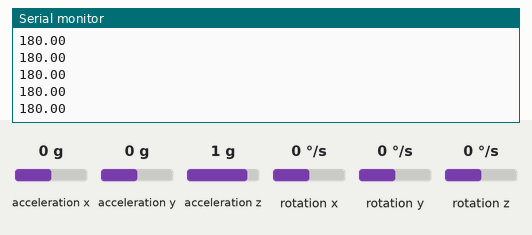
A sketch run on a simulated Arduino Uno, built for the host (arithmetic inside an expression is 32-bit, double 64-bit). Shown: the last lines printed to the serial monitor. The test bench sets the inputs (shaded band); at power-on: rotation y 0 °/s, acceleration y 0 g, acceleration x 0 g, acceleration z 1 g, rotation x 0 °/s, rotation z 0 °/s.

Above: at 1.2 s.
1.3 s: rotation y set to -192 °/s
At 2.52 s:
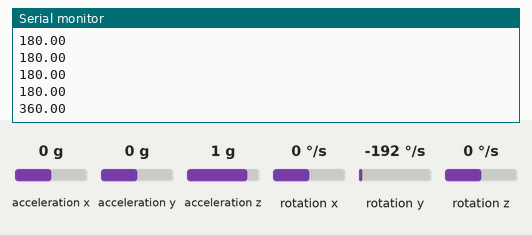
2.8 s: acceleration y set to -1.4 g
At 2.82 s:
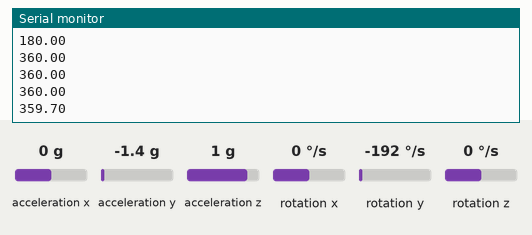
4.3 s: acceleration x set to -1.4 g
At 4.33 s:
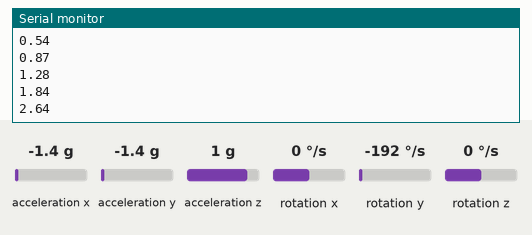
5.8 s: acceleration z set to -1.4 g
At 5.84 s:
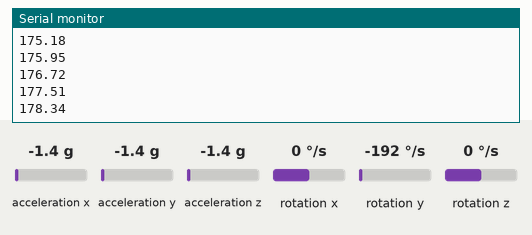
7.3 s: rotation x set to -192 °/s
At 7.35 s:
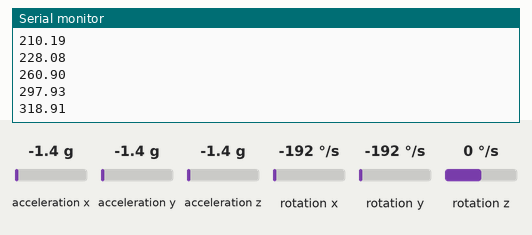
Timing chart, 0 to 9.8 s (numbered marks = the images above; inputs shaded):
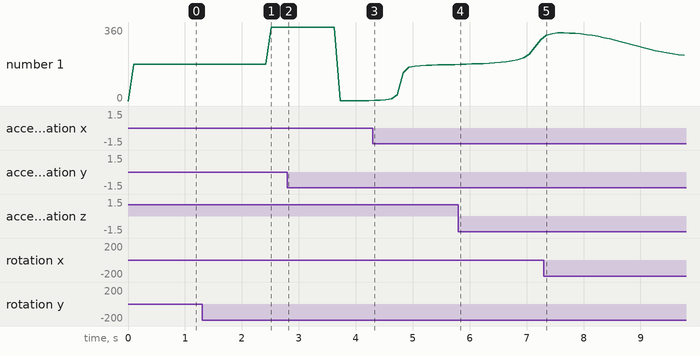

The sketch:

prueba_angulo.ino
```cpp
#include <CurieIMU.h>
#include <MadgwickAHRS.h>

Madgwick filter;
unsigned long microsPerReading, microsPrevious;
unsigned long micros_inicio;

float get_motion(){
    int aix, aiy, aiz;
    int gix, giy, giz;
    float ax, ay, az;
    float gx, gy, gz;
    float heading;
    unsigned long microsNow;
    microsNow = micros();
    if (microsNow - microsPrevious >= microsPerReading) {
        CurieIMU.readMotionSensor(aix, aiy, aiz, gix, giy, giz);
        ax = convertRawAcceleration(aix);
        ay = convertRawAcceleration(aiy);
        az = convertRawAcceleration(aiz);
        gx = convertRawGyro(gix);
        gy = convertRawGyro(giy);
        gz = convertRawGyro(giz);
        filter.updateIMU(gx, gy, gz, ax, ay, az);
        heading = filter.getYaw();
        /*Serial.println(heading);*/
        microsPrevious = microsPrevious + microsPerReading;
        }
    return heading;
}
void setup() {
    Serial.begin(115200);
  CurieIMU.begin();
  CurieIMU.autoCalibrateGyroOffset();
  CurieIMU.autoCalibrateAccelerometerOffset(X_AXIS, 0);
  CurieIMU.autoCalibrateAccelerometerOffset(Y_AXIS, 0);
  CurieIMU.autoCalibrateAccelerometerOffset(Z_AXIS, 1);
  CurieIMU.setGyroRate(25);
  CurieIMU.setAccelerometerRate(25);
  filter.begin(25);
  CurieIMU.setAccelerometerRange(2);
  CurieIMU.setGyroRange(250);

microsPerReading = 1000000 / 28;
microsPrevious = micros();
micros_inicio = micros();
}

void loop() {

   Serial.println(get_motion());
   delay(100);


}

float convertRawAcceleration(int aRaw) {
  float a = (aRaw * 2.0) / 32768.0;
  return a;
}

float convertRawGyro(int gRaw) {
  float g = (gRaw * 250.0) / 32768.0;
  return g;
}
```

Measured:
- after the input at 1.3 s, the serial monitor: prints a new line after 1.2 s (image 1)
- after the input at 2.8 s, the serial monitor: prints a new line at once (image 2)
- after the input at 5.8 s, the serial monitor: prints a new line at once (image 4)
- after the input at 7.3 s, the serial monitor: prints a new line after 0.05 s (image 5)
- plotted number 1: 180 → 360 after the input at 1.3 s, 360 → 1.84 after the input at 2.8 s, 1.84 → 177.51 after the input at 4.3 s, 177.51 → 297.93 after the input at 5.8 s, 297.93 → 223.48 after the input at 7.3 s
